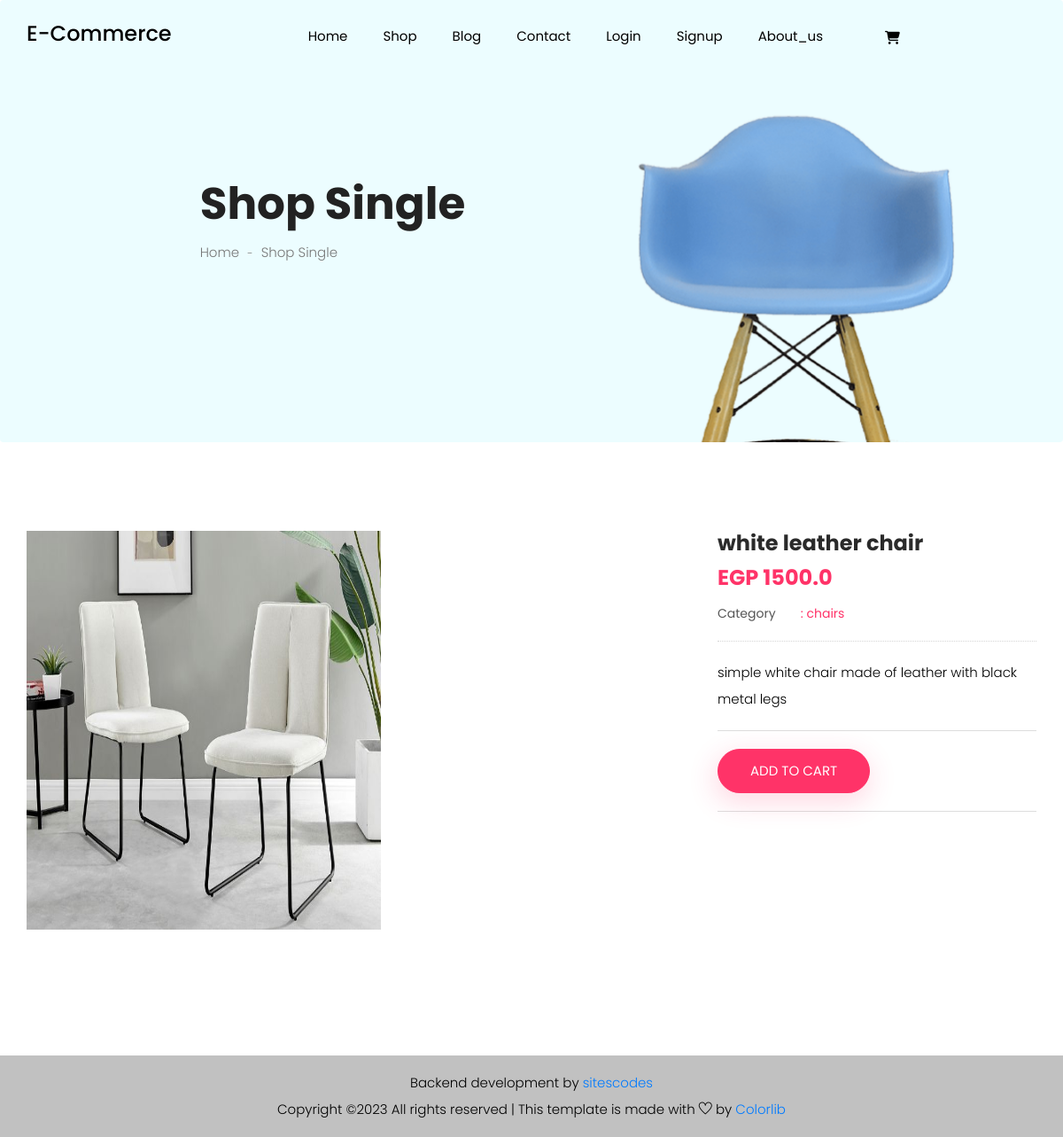
Page /products/white-leather-chair/ on the committed database.
### products/models.py (models this page shows, shortened)
class Product(models.Model):
    name = models.CharField(max_length=50 , unique=True) # coulmn name
    image = models.ImageField(upload_to="images/products/" , null=False , blank=False, default='images/default.png') # coulmn image
    description = models.TextField(max_length=2000) # coulmn description
    price = models.FloatField() # coulmn price
    date = models.DateField(auto_now_add=True) # coulmn date
    category = models.ForeignKey('Categories' , on_delete = models.CASCADE , null=True , blank=True , default="All") # coulmn category
    slug = models.SlugField(null=True , blank=True , unique=True) # coulmn slug

class Categories(models.Model):
    Title = models.CharField(max_length=50 , null=False , blank=False)
    class Meta:
        verbose_name_plural = "Categories"
    def __str__(self):
        return self.Title

### products/views.py (the view)
# urls.py: path('<str:slug>/', views.producte_detail , name='product'),
def producte_detail(request , slug):
    producte_detail = Product.objects.get(slug=slug)
    return render(request , 'products/product_detail.html' , context={'product':producte_detail})

### products/templates/products/product_detail.html
{% extends 'base.html' %}
{% block content %}
  <section class="breadcrumb breadcrumb_bg">
    <div class="container">
      <div class="row justify-content-center">
        <div class="col-lg-8">
          <div class="breadcrumb_iner">
            <div class="breadcrumb_iner_item">
              <h2>Shop Single</h2>
              <p>Home <span>-</span> Shop Single</p>
            </div>
          </div>
        </div>
      </div>
    </div>
  </section>
  <div class="product_image_area section_padding">
    <div class="container">
      <div class="row s_product_inner justify-content-between">
        <div class="col-lg-10 col-xl-7">
          <div class="product_slider_img">
            <div id="vertical">
              <div data-thumb="img/product/single-product/product_1.png">
                <img src="{{ product.image.url }}" height="450" width="400" />
              </div>
            </div>
          </div>
        </div>
        <div class="col-lg-5 col-xl-4">
          <div class="s_product_text">
            <h3>{{ product.name }}</h3>
            <h2>EGP {{ product.price }}</h2>
            <ul class="list">
              <li>
                <a class="active" href="#">
                  <span>Category</span> : {{ product.category }}</a>
              </li>
            </ul>
            <p>{{ product.description }}</p>
            <div class="card_area d-flex justify-content-between align-items-center">
              <a href="{% url 'cart:cart_add_detail' product.id %}" class="btn_3">add to cart</a>
            </div>
          </div>
        </div>
      </div>
    </div>
  </div>
{% endblock content %}

### rows in the picture
Product: image (picture), name "white leather chair", price "1500.0", category "chairs", description "simple white chair made of leather with black metal legs"
